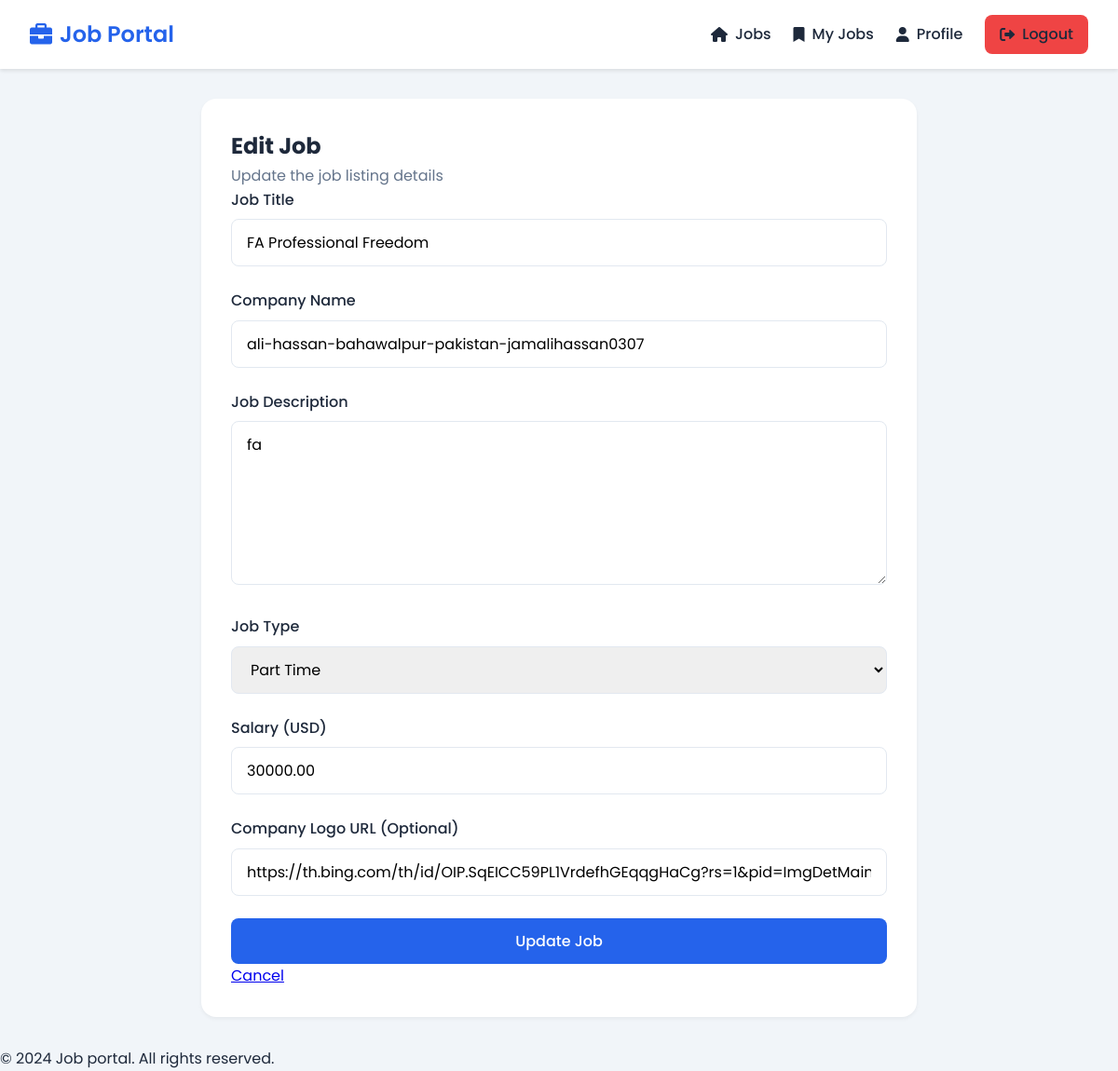
/edit-job/2/ (signed in), run on the app's committed database.
### myapp/models.py (models this page shows, shortened)
class Job(models.Model):
    title = models.CharField(max_length=100)
    description = models.TextField()
    company = models.CharField(max_length=100)
    logo = models.TextField(null=True, blank=True)
    jobType = models.CharField(max_length=50)
    salary = models.DecimalField(max_digits=10, decimal_places=2)
    createdAt = models.BigIntegerField()
    user = models.ForeignKey(User, on_delete=models.CASCADE)

### myapp/views.py (the view, shortened to what this page needs)
# urls.py: path('edit-job/<int:job_id>/', views.edit_job, name='edit_job'),
@login_required
def edit_job(request, job_id):
    job = get_object_or_404(Job, id=job_id)
    if not request.user.role.name == 'admin':
        messages.error(request, 'You do not have permission to edit jobs')
        return redirect('home')
    return render(request, 'edit_job.html', {'job': job})

### templates/edit_job.html (shortened to what this page needs)
{% extends 'base.html' %}
{% block content %}
<div class="container">
  <div class="profile-container">
    <div class="page-header">
      <h2>Edit Job</h2>
      <p class="text-muted">Update the job listing details</p>
    </div>
    <form method="POST" class="job-form">
      <div class="form-group">
        <label for="title">Job Title</label>
        <input type="text" id="title" name="title" required
          placeholder="e.g. Senior Software Engineer"
          value="{{ job.title }}" />
      </div>
      <div class="form-group">
        <label for="company">Company Name</label>
        <input type="text" id="company" name="company" required
          placeholder="e.g. Tech Solutions Inc."
          value="{{ job.company }}" />
      </div>
      <div class="form-group">
        <label for="description">Job Description</label>
        <textarea id="description" name="description" rows="6" required
          placeholder="Describe the job role, responsibilities, and requirements">{{ job.description }}</textarea>
      </div>
      <div class="form-group">
        <label for="jobType">Job Type</label>
        <select id="jobType" name="jobType" required>
          <option value="Part time" {% if job.jobType == 'Part time' %}selected{% endif %}>Part Time</option>
        </select>
      </div>
      <div class="form-group">
        <label for="salary">Salary (USD)</label>
        <input type="number" id="salary" name="salary" required min="0" step="0.01"
          placeholder="e.g. 75000.00"
          value="{{ job.salary }}" />
      </div>
      <div class="form-group">
        <label for="logo">Company Logo URL (Optional)</label>
        <input type="url" id="logo" name="logo"
          placeholder="https://example.com/logo.png"
          value="{{ job.logo }}" />
      </div>
      <div class="form-actions">
        <button type="submit" class="submit-btn">Update Job</button>
        <a href="{% url 'home' %}" class="cancel-btn">Cancel</a>
      </div>
    </form>
  </div>
</div>
{% endblock %}

### static/css/styles.css (style rules this page uses)
* { margin: 0; padding: 0; box-sizing: border-box; font-family: "Poppins", sans-serif; }
:root { --primary-color: #2563eb; --secondary-color: #1e40af; --background-color: #f1f5f9; --text-color: #1e293b; --gray-light: #e2e8f0; --white: #ffffff; }
body { background-color: var(--background-color); color: var(--text-color); line-height: 1.6; }
.form-group { margin-bottom: 1.5rem; }
.form-group label { display: block; margin-bottom: 0.5rem; color: var(--text-color); font-weight: 500; }
input, select, textarea { width: 100%; padding: 0.75rem 1rem; border: 1px solid var(--gray-light); border-radius: 0.5rem; font-size: 1rem; transition: border-color 0.3s; }
.submit-btn { width: 100%; padding: 0.75rem; background: var(--primary-color); color: var(--white); border: none; border-radius: 0.5rem; font-size: 1rem; font-weight: 500; cursor: pointer; transition: background-color 0.3s; }
.container { max-width: 800px; margin: 2rem auto; padding: 0 1rem; }
.profile-container { background: var(--white); border-radius: 1rem; padding: 2rem; box-shadow: 0 2px 4px rgba(0, 0, 0, 0.05); }
.text-muted { color: #64748b; }

### data on the page
Job: title "FA Professional Freedom", company "ali-hassan-bahawalpur-pakistan-jamalihassan0307", description "fa", jobType "Part Time", salary "30000.00", logo "https://th.bing.com/th/id/OIP.SqEICC59PL1VrdefhGEqqgHaCg?rs=1&pid=ImgDetMain"
